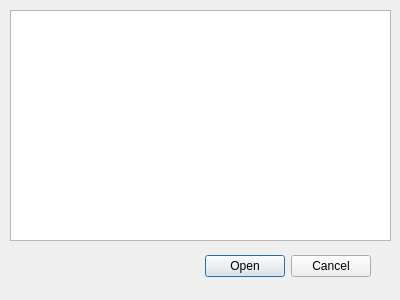
<?xml version="1.0" encoding="UTF-8"?>
<ui version="4.0">
 <class>UOpenBilet</class>
 <widget class="QDialog" name="UOpenBilet">
  <property name="geometry">
   <rect>
    <x>0</x>
    <y>0</y>
    <width>400</width>
    <height>300</height>
   </rect>
  </property>
  <property name="windowTitle">
   <string>Dialog</string>
  </property>
  <widget class="QDialogButtonBox" name="OpenBox">
   <property name="geometry">
    <rect>
     <x>30</x>
     <y>250</y>
     <width>341</width>
     <height>32</height>
    </rect>
   </property>
   <property name="orientation">
    <enum>Qt::Horizontal</enum>
   </property>
   <property name="standardButtons">
    <set>QDialogButtonBox::Cancel|QDialogButtonBox::Open</set>
   </property>
  </widget>
  <widget class="QListWidget" name="openList">
   <property name="geometry">
    <rect>
     <x>10</x>
     <y>10</y>
     <width>381</width>
     <height>231</height>
    </rect>
   </property>
  </widget>
 </widget>
 <resources/>
 <connections>
  <connection>
   <sender>OpenBox</sender>
   <signal>accepted()</signal>
   <receiver>UOpenBilet</receiver>
   <slot>accept()</slot>
   <hints>
    <hint type="sourcelabel">
     <x>248</x>
     <y>254</y>
    </hint>
    <hint type="destinationlabel">
     <x>157</x>
     <y>274</y>
    </hint>
   </hints>
  </connection>
  <connection>
   <sender>OpenBox</sender>
   <signal>rejected()</signal>
   <receiver>UOpenBilet</receiver>
   <slot>reject()</slot>
   <hints>
    <hint type="sourcelabel">
     <x>316</x>
     <y>260</y>
    </hint>
    <hint type="destinationlabel">
     <x>286</x>
     <y>274</y>
    </hint>
   </hints>
  </connection>
  <connection>
   <sender>openList</sender>
   <signal>itemDoubleClicked(QListWidgetItem*)</signal>
   <receiver>UOpenBilet</receiver>
   <slot>accept()</slot>
   <hints>
    <hint type="sourcelabel">
     <x>61</x>
     <y>119</y>
    </hint>
    <hint type="destinationlabel">
     <x>16</x>
     <y>252</y>
    </hint>
   </hints>
  </connection>
 </connections>
</ui>
